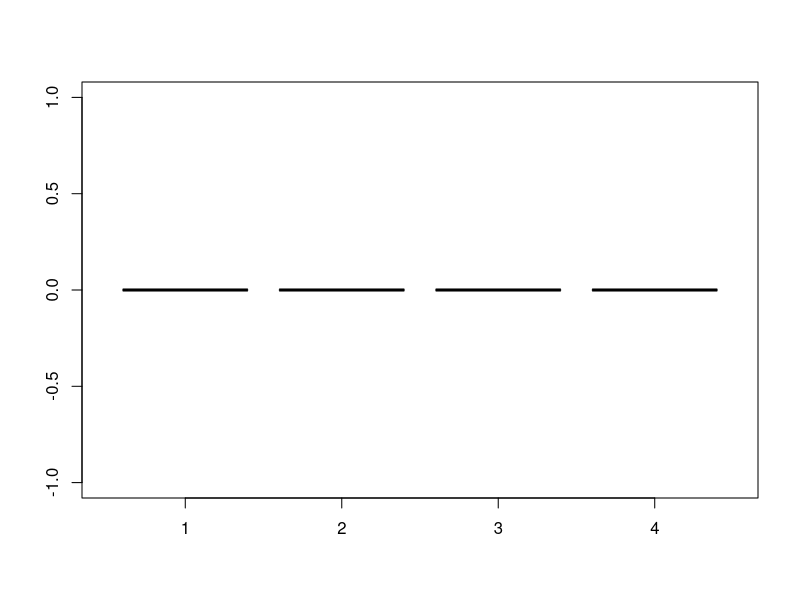
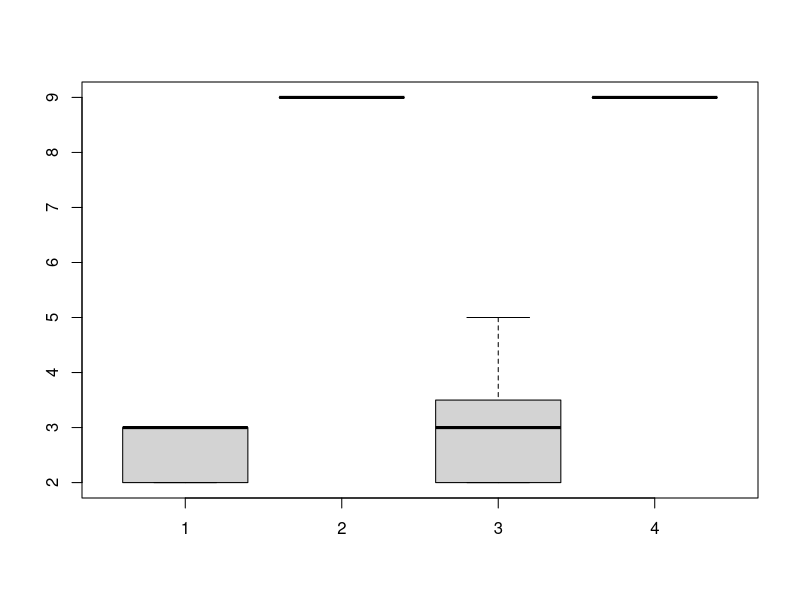
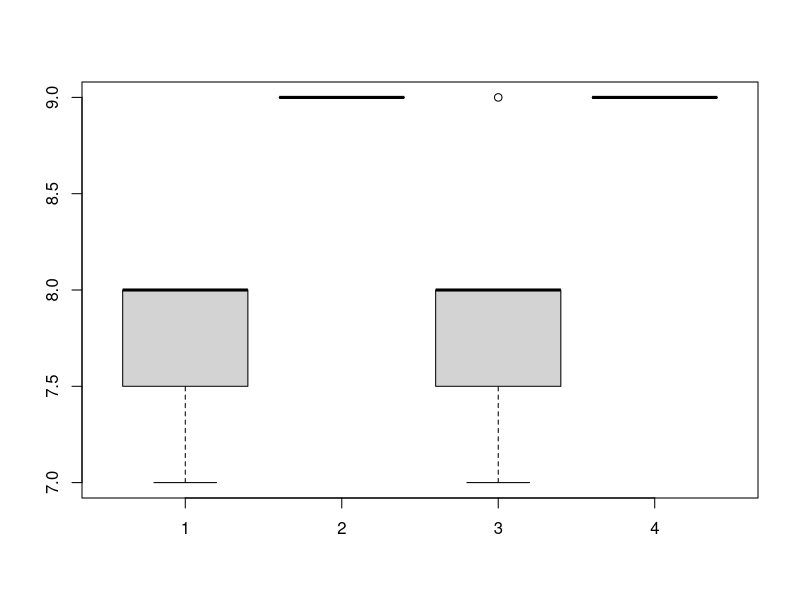
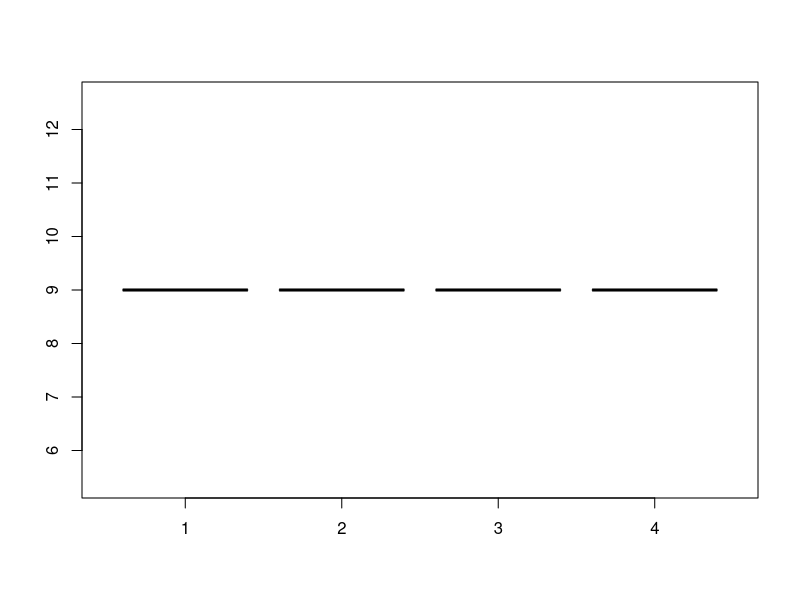
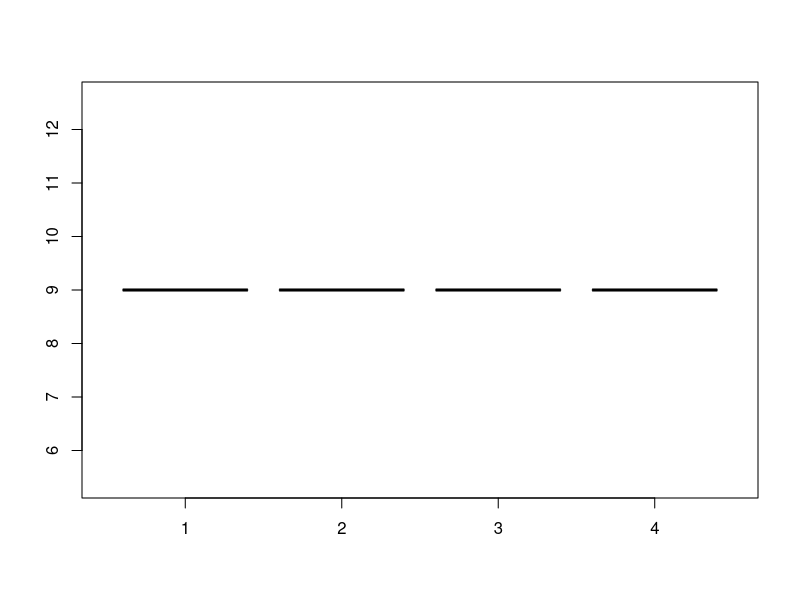

The R script that drew these images, in order:
#test test test

#------------------------------------
#smell attributes
A0=c(0, 0, 0, 0, 0, 0, 0)
B0=c(0, 0, 0, 0, 0, 0, 0)
C0=c(0, 0, 0, 0, 0, 0, 0)
D0=c(0, 0, 0, 0, 0, 0, 0)

A1=c(2, 3, 3, 2, 3, 2, 5)
B1=c(9, 9, 9, 9, 9, 9, 9)
C1=c(4, 3, 2, 2, 3, 3, 3)
D1=c(9, 9, 9, 9, 9, 9, 9)

A2=c(8, 9, 7, 8, 8, 8, 7)
B2=c(9, 9, 9, 9, 9, 9, 9)
C2=c(9, 8, 8, 8, 7, 8, 9)
D2=c(9, 9, 9, 9, 9, 9, 9)

A10=c(9, 9, 9, 9, 9, 9, 9)
B10=c(9, 9, 9, 9, 9, 9, 9)
C10=c(9, 9, 9, 9, 9, 9, 9)
D10=c(9, 9, 9, 9, 9, 9, 9)

A20=c(9, 9, 9, 9, 9, 9, 9)
B20=c(9, 9, 9, 9, 9, 9, 9)
C20=c(9, 9, 9, 9, 9, 9, 9)
D20=c(9, 9, 9, 9, 9, 9, 9)
#------------------------------------
#taste attributes
A0=c(0, 0, 0, 0, 0, 0, 0)
B0=c(0, 0, 0, 0, 0, 0, 0)
C0=c(0, 0, 0, 0, 0, 0, 0)
D0=c(0, 0, 0, 0, 0, 0, 0)

A1=c(2, 3, 3, 2, 3, 2, 3)
B1=c(9, 9, 9, 9, 9, 9, 9)
C1=c(2, 2, 2, 3, 4, 3, 5)
D1=c(9, 9, 9, 9, 9, 9, 9)

A2=c(7, 8, 8, 8, 7, 8, 8)
B2=c(9, 9, 9, 9, 9, 9, 9)
C2=c(8, 8, 7, 8, 7, 8, 9)
D2=c(9, 9, 9, 9, 9, 9, 9)

A10=c(9, 9, 9, 9, 9, 9, 9)
B10=c(9, 9, 9, 9, 9, 9, 9)
C10=c(9, 9, 9, 9, 9, 9, 9)
D10=c(9, 9, 9, 9, 9, 9, 9)

A20=c(9, 9, 9, 9, 9, 9, 9)
B20=c(9, 9, 9, 9, 9, 9, 9)
C20=c(9, 9, 9, 9, 9, 9, 9)
D20=c(9, 9, 9, 9, 9, 9, 9)

boxplot(A0,B0,C0,D0)
boxplot(A1,B1,C1,D1)
boxplot(A2,B2,C2,D2)
boxplot(A10,B10,C10,D10)
boxplot(A20,B20,C20,D20)
